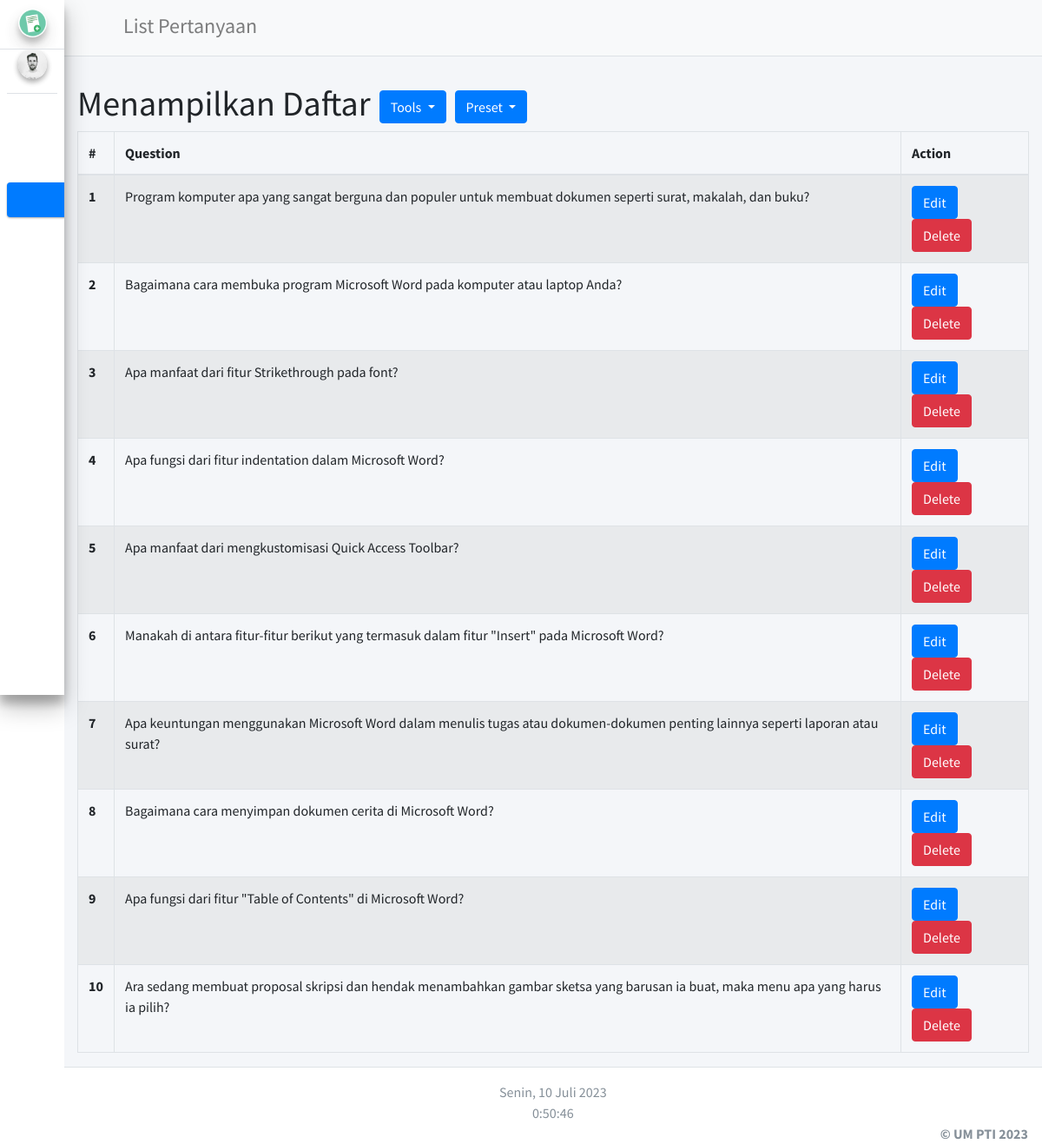
The page /listsoal (signed in) on the database its author committed.
### main.py (models this page shows)
class Question(db.Model):
    id = db.Column(db.Integer, primary_key=True)
    question = db.Column(db.String(255), nullable=False)
    option1 = db.Column(db.String(255), nullable=False)
    option2 = db.Column(db.String(255), nullable=False)
    option3 = db.Column(db.String(255), nullable=False)
    option4 = db.Column(db.String(255), nullable=False)
    correct_option = db.Column(db.String(255), nullable=False)
    image = db.Column(db.String(255), nullable=True)

### main.py (the view)
@app.route('/listsoal')
@login_required
def listsoal():
    if not current_user.is_authenticated or current_user.type != 'admin':
        abort(403)  # or any other error code you want to return
    questions = Question.query.all()
    presets = Preset.query.all()
    return render_template('daftarsoal.html', questions=questions, presets=presets)

### main.py (called while the page is built)
@login_manager.user_loader
def load_user(user_id):
    return User.query.get(int(user_id))

### templates/daftarsoal.html (shortened to what this page needs)
{% extends 'basemin.html' %}
{% block title %} List Pertanyaan {% endblock %}
{% block nav_item_quiz %} active {% endblock %}
{% block content %}
<div class="container">
    <div style="display: flex; align-items: center;">
        <h1 style="margin-right: 10px;">Menampilkan Daftar</h1>
        <div class="dropend" style="margin-right: 10px;">
            <button class="btn btn-primary dropdown-toggle" type="button" id="dropendMenuButton"
                    data-bs-toggle="dropdown"
                    aria-expanded="false">
                Tools
            </button>
        </div>
        <div class="dropend" style="margin-right: 10px;">
            <button class="btn btn-primary dropdown-toggle" type="button" id="dropMenuButton"
                    data-bs-toggle="dropdown"
                    aria-expanded="false">
                Preset
            </button>
        </div>
    </div>
    <table class="table table-striped table-bordered">
        <thead>
        <tr>
            <th scope="col">#</th>
            <th scope="col">Question</th>
            <th scope="col">Action</th>
        </tr>
        </thead>
        <tbody>
        {% for question in questions %}
        <tr>
            <th scope="row">{{ loop.index }}</th>
            <td>{{ question.question }}</td>
            <td><a href="{{ url_for('edit_question', question_id=question.id) }}" class="btn btn-primary">Edit</a>
                <a href="{{ url_for('delete_question', question_id=question.id) }}" class="btn btn-danger">Delete</a>
            </td>
        </tr>
        {% endfor %}
        </tbody>
    </table>
</div>
{% endblock %}

### rows shown on the page
Question: question "Program komputer apa yang sangat berguna dan populer untuk membuat dokumen seperti surat, makalah, dan buku?"
Question: question "Bagaimana cara membuka program Microsoft Word pada komputer atau laptop Anda?"
Question: question "Apa manfaat dari fitur Strikethrough pada font?"
Question: question "Apa fungsi dari fitur indentation dalam Microsoft Word?"
Question: question "Apa manfaat dari mengkustomisasi Quick Access Toolbar?"
Question: question "Manakah di antara fitur-fitur berikut yang termasuk dalam fitur \"Insert\" pada Microsoft Word?"
Question: question "Apa keuntungan menggunakan Microsoft Word dalam menulis tugas atau dokumen-dokumen penting lainnya seperti laporan atau surat?"
Question: question "Bagaimana cara menyimpan dokumen cerita di Microsoft Word?"
Question: question "Apa fungsi dari fitur \"Table of Contents\" di Microsoft Word?"
Question: question "Ara sedang membuat proposal skripsi dan hendak menambahkan gambar sketsa yang barusan ia buat, maka menu apa yang harus ia pilih?"
